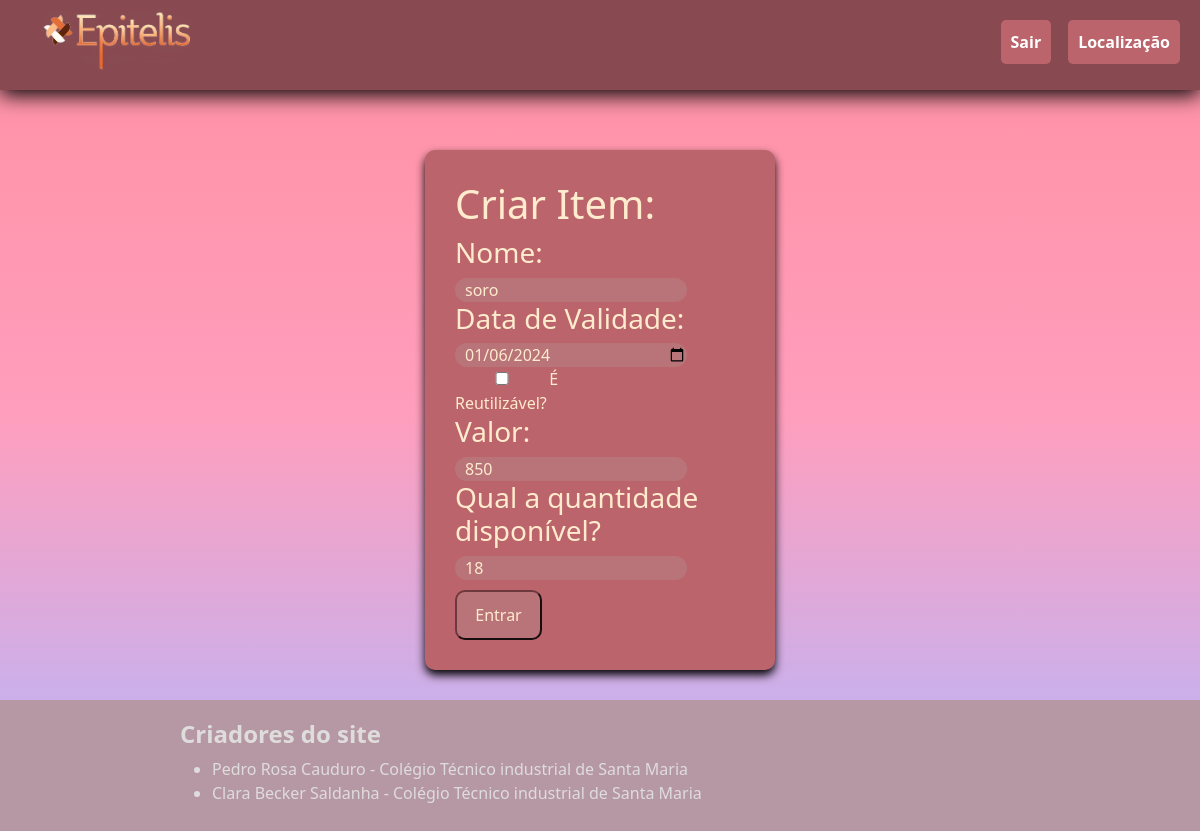
Page /ItemADM.php?cod=update&&id=1 (signed in) on the committed database.
### tables this page shows
CREATE TABLE item (
  id int NOT NULL AUTO_INCREMENT,
  nome varchar(100) NOT NULL,
  data_validade date NOT NULL,
  reutilizavel char(1) NOT NULL,
  valor float NOT NULL,
  Quantidade int NOT NULL,
  PRIMARY KEY (id));

### controller/procurarControlle.php (called while the page is built, shortened)
<?php
function loadByIdItem($id) {
    require_once './model/itemModel.php';
    $item = new itemModel();
    $item = $item->loadByIdItem($id);
    return $item;
}

### model/itemModel.php (called while the page is built, shortened)
<?php
require_once 'conexaoMysql.php';
class itemModel {
    protected $nome;
    protected $data_validade;
    protected $reutilizavel;
    protected $valor;
    protected $Quantidade;
    public function getNome() {
        return $this->nome;
    }
    public function getData_validade() {
        return $this->data_validade;
    }
    public function getReutilizavel() {
        return $this->reutilizavel;
    }
    public function getValor() {
        return $this->valor;
    }
    public function getQuantidade() {
        return $this->Quantidade;
    }
    public function loadByIdItem($id) {
        $db = new ConexaoMysql();
        $db->Conectar();
        $sql = 'SELECT * FROM item WHERE id=' . $id;
        $resultList = $db->Consultar($sql);
        if ($db->total == 1) {
            foreach ($resultList as $value) {
                $this->nome = $value['nome'];
                $this->data_validade = $value['data_validade'];
                $this->reutilizavel = $value['reutilizavel'];
                $this->valor = $value['valor'];
                $this->Quantidade = $value['Quantidade'];
            }
        }
        return $this;
    }
}

### model/conexaoMysql.php (called while the page is built, shortened)
<?php
class ConexaoMysql {
    protected $mysqli;
    protected $server = '127.0.0.1';
    protected $user = 'root';
    protected $pass = 'pedropedro01';
    protected $dataBase = 'epitelis';
    public function Conectar(){
        $this->mysqli = new mysqli($this->server, $this->user, $this->pass, $this->dataBase);
        $this->mysqli->set_charset('utf8');
    }
    public function Consultar($sql){
        try {
            if ($result = $this->mysqli->query($sql)){
                $this->total = $result->num_rows;
                return $result;
            } else {
                $this->total = 0;
                return null;
            }
        } catch (Exception $exc) {
            $this->Desconectar();
        }
    }
}

### ItemADM.php (the view, shortened to what this page needs)
<?php
require_once './shared/header.php';
?>
<?php
@$cod = $_REQUEST['cod'];
if ($cod == 'update') {
    require_once './controller/procurarControlle.php';
    require_once './model/itemModel.php';
    $id = $_REQUEST['id'];
    $itemObject = loadByIdItem($id);
    echo '<div class = "entrar entrar2">
    <form method = "POST" action = "controller/itemController.php">
    <input type="hidden" name="id" value="'.$id.'" >
    <h1>Criar Item:</h1>
    <h3>Nome:</h3>
    <input type = "text" name = "nome" id = "nome" class = "input" value="' . (isset($itemObject) ? $itemObject->getNome() : '') . '">
    <h3>Data de Validade:</h3>
    <input type = "date" name = "data_validade" id = "data_validade" class = "input" value="' . (isset($itemObject) ? $itemObject->getData_validade() : '') . '">
    <label><input type = "checkbox" name = "reutilizavel" id = "reutilizavel" class = "input" value="' . (isset($itemObject) ? $itemObject->getReutilizavel() : '') . '">É Reutilizável?</label>
    <h3>Valor:</h3>
    <input type = "text" name = "valor" id = "valor" class = "input" value="' . (isset($itemObject) ? $itemObject->getValor() : '') . '">
    <h3>Qual a quantidade disponível?</h3>
    <input type = "number" name = "Quantidade" id = "Quantidade" class = "input" value="' . (isset($itemObject) ? $itemObject->getQuantidade() : '') . '">
    <input type = "submit" name = "entrar" value = "Entrar" class = "submit">
    </form>
    </div>';
}
?>
<?php
require_once './shared/footer.php';
?>

### css/estilo.css (style rules this page uses)
* { padding: 0; margin: 0; box-sizing: border-box; }
body { width: 100%; height: 100vh; z-index:4; overflow-x: hidden; background-image: linear-gradient(to bottom, rgba(255, 144, 161), rgba(255, 158, 189), rgb(179, 183, 255)); background-size: cover; background-attachment: fixed; }
.entrar { margin: 30px auto; width: 350px; height: fit-content; background-color: #bc646c; padding: 30px; align-content: center; border-radius: 10px; color: blanchedalmond; box-shadow: 0px 5px 10px 0px #000; }
.submit { margin-top: 10px; border-style: 5px; border-color: #6d393e; border-radius: 10px; background-color: #b87479; text-align: center; color: blanchedalmond; width: 30%; height: 50px; }
.input { border-style: none; border-radius: 30px; background-color: #b87479; text-align: justify; color: blanchedalmond; width: 80%; padding-left: 10px; }
.input::placeholder { color: blanchedalmond; padding-left: 3%; margin-left: 20px ; }

### rows in the picture
item: nome "soro", data_validade "01/06/2024", valor "850", Quantidade "18"
